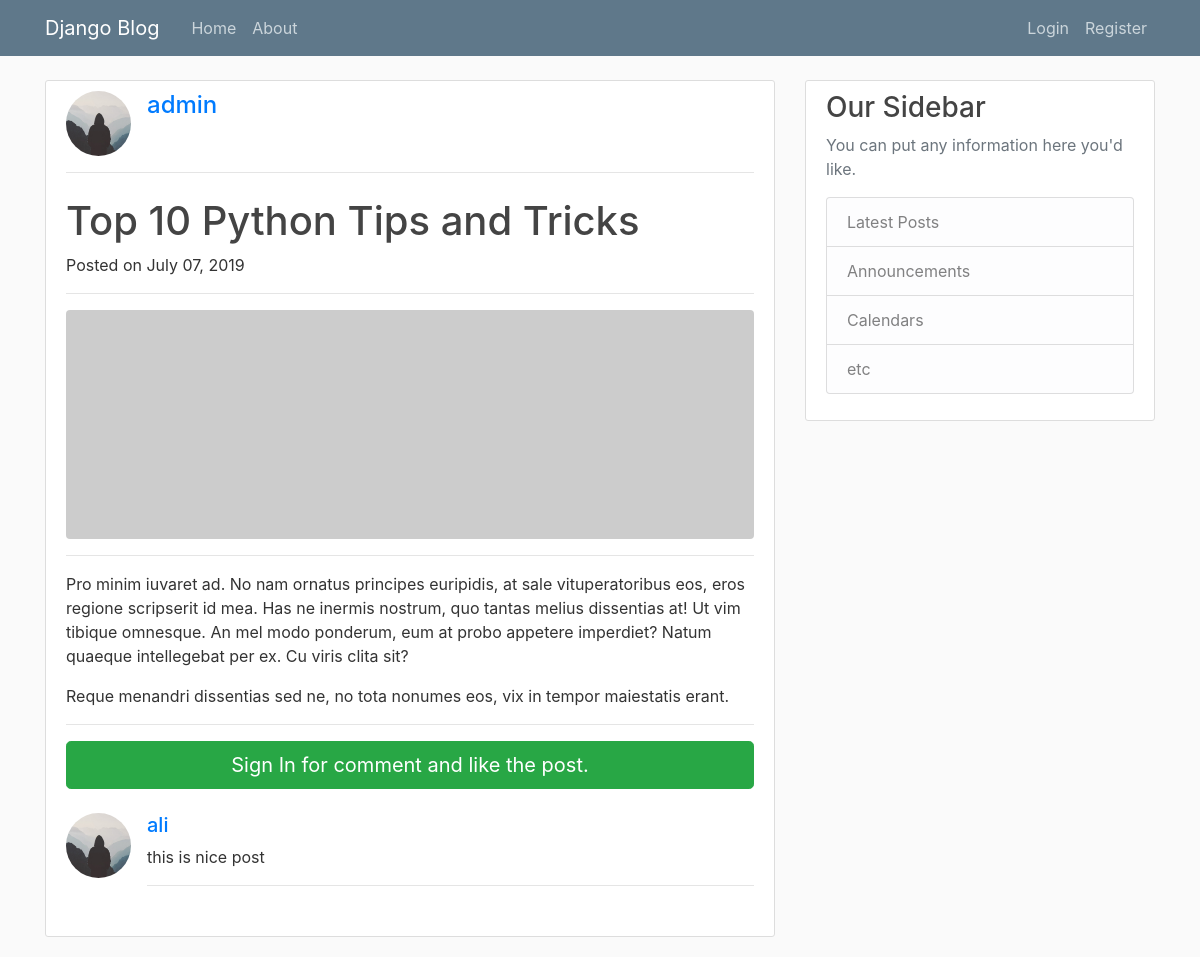
The page /post/22/ on the database its author committed.
### blog/models.py (models this page shows, shortened)
class Post(models.Model):
    author = models.ForeignKey(
        settings.AUTH_USER_MODEL, on_delete=models.CASCADE)
    title = models.CharField(max_length=100)
    content = models.TextField()
    liked = models.ManyToManyField(
        settings.AUTH_USER_MODEL, blank=True, related_name='liked')
    date_posted = models.DateTimeField(default=timezone.now)
    objects = PostManager()
    class Meta:
        ordering = ('-date_posted', )

class Comment(models.Model):
    post = models.ForeignKey(
        Post, related_name='comments', on_delete=models.CASCADE)
    author = models.ForeignKey(
        settings.AUTH_USER_MODEL, on_delete=models.CASCADE)
    text = models.TextField()
    created_date = models.DateTimeField(default=timezone.now)
    approved_comment = models.BooleanField(default=True)

### users/models.py (models this page shows, shortened)
class Profile(models.Model):
    user = models.OneToOneField(User, on_delete=models.CASCADE)
    image = models.ImageField(default='default.jpg', upload_to='profile_pics')

### blog/views.py (the view)
# urls.py: path('post/<int:pk>/', PostDetailView.as_view(), name='post_detail'),
class PostDetailView(DetailView):
    model = Post

### blog/templates/blog/post_detail.html (shortened to what this page needs)
{% extends "blog/base.html" %}
{% load crispy_forms_tags %}
{% block content %}
<div class="content-section">
    <div class="media">
        <img class="d-flex mr-3 rounded-circle article-img" src="{{ object.author.profile.image.url }}" alt="">
        <div class="media-body">
            <h4 class="mt-0"><a href="{% url 'user_posts' object.author.username %}">{{ object.author }}</a></h4>
        </div>
    </div>
    <hr>
    <div>
        <h1 class="mt-4">{{object.title}}</h1>
        <p>
            Posted on {{ object.date_posted|date:"F d, Y" }}
        </p>
    </div>
    <hr>
    <img class="img-fluid rounded" src="http://placehold.it/900x300" alt="">
    <hr>
    <p class="lead">{{ object.content|safe|linebreaks }}</p>
    <hr>
    {% if user.is_authenticated %}
    <div class="card my-4">
        <h5 class="card-header">Leave a Comment:</h5>
        <div class="card-body">
            <form method="POST" action="{% url 'add_comment' object.id %}">
                {% csrf_token %}
                <div class="form-group">
                    <textarea class="form-control" name="text" rows="3" required></textarea>
                    <input type="hidden" name="user_id" value="{{user.id}}">
                </div>
                <button class="btn btn-primary" type="submit">Comment</button>
            </form>
        </div>
    </div>
    {% else %}
    <a href="{% url 'login' %}" class="btn btn-success btn-lg btn-block mb-4">
        Sign In for comment and like the post.
    </a>
    {% endif %}
    {% for comment in post.comments.all %}
    {% if comment.approved_comment %}
    <div class="media mb-4">
        <img class="d-flex mr-3 rounded-circle article-img" src="{{ comment.author.profile.image.url }}" alt="">
        <div class="media-body">
            <h5 class="mt-0"><a href="{% url 'user_posts' comment.author.username %}">{{ comment.author }}</a></h5>
            {{ comment.text|linebreaks }}
            <hr>
        </div>
    </div>
    {% else %}
    <div class="alert alert-secondary" role="alert">
        No Comment has been posted.
    </div>
    {% endif %}
    {% endfor %}
</div>
{% endblock content %}

### web/static/css/main.css (style rules this page uses)
body { background: #fafafa; color: #333333; margin-top: 5rem; }
h1, h2, h3, h4, h5, h6 { color: #444444; }
.content-section { background: #ffffff; padding: 10px 20px; border: 1px solid #dddddd; border-radius: 3px; margin-bottom: 20px; }
.article-img { height: 65px; width: 65px; margin-right: 16px; }

### rows shown on the page
Post: author.profile.image (placeholder picture), author "admin", title "Top 10 Python Tips and Tricks", date_posted "July 07, 2019", content "Pro minim iuvaret ad. No nam ornatus principes euripidis, at sale vituperatoribus eos, eros regione scripserit id mea. Has ne inermis nostrum, quo tantas melius dissentias at! Ut vim tibique omnesque. An mel modo ponderum, eum at probo appetere imperdiet? Natum quaeque intellegebat per ex. Cu viris clita sit? Reque menandri dissentias sed ne, no tota nonumes eos, vix in tempor maiestatis erant."
Comment: author.profile.image (placeholder picture), author "ali", text "this is nice post"
